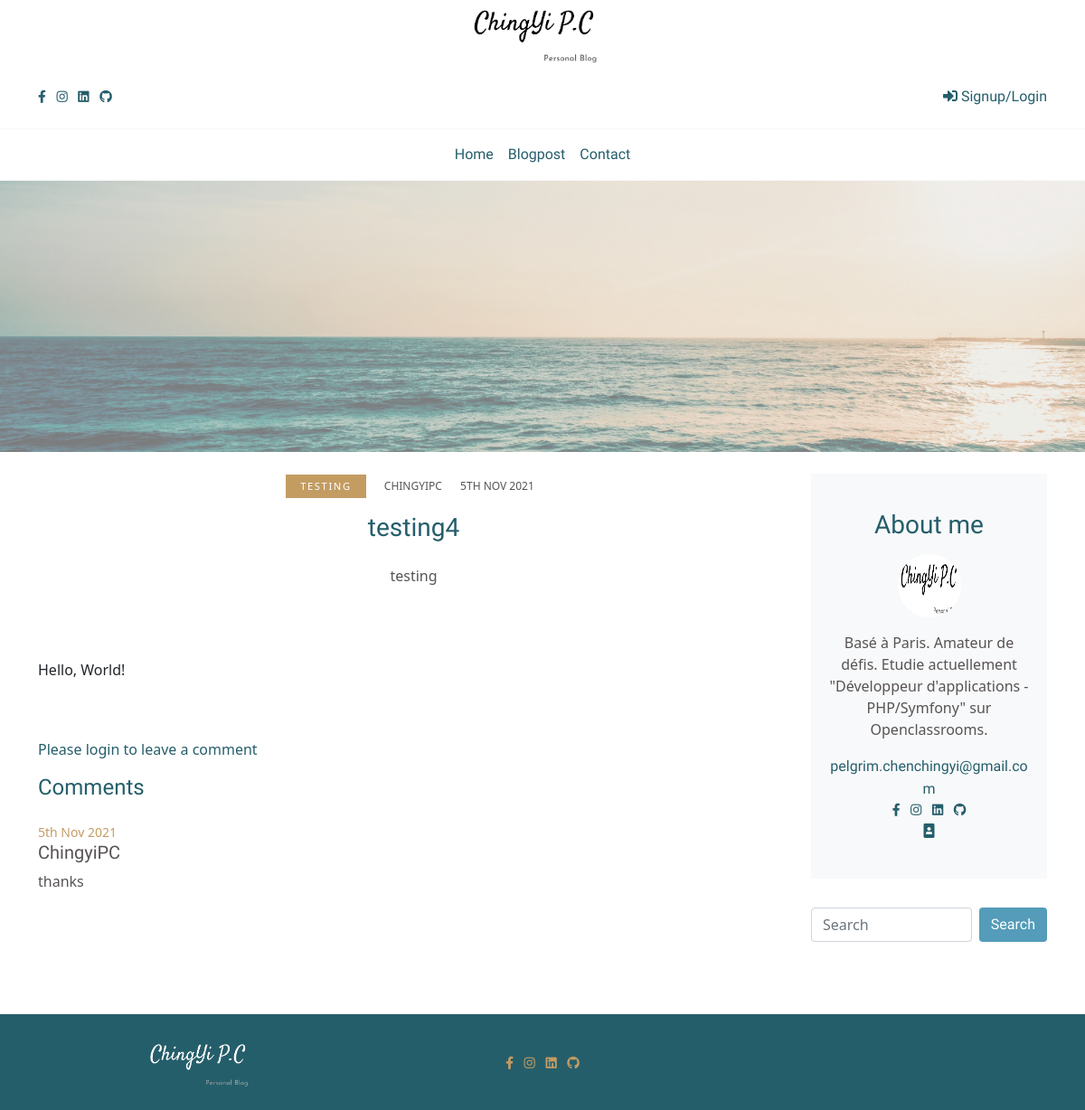
The page /project5PhpBlog/index.php?action=post&id=54 on the database its author committed.
### tables this page shows
CREATE TABLE `post` (
  `id` int(11) NOT NULL,
  `title` varchar(200) NOT NULL,
  `chapo` longtext NOT NULL,
  `content` longtext NOT NULL,
  `image` varchar(255) DEFAULT NULL,
  `date_create` datetime NOT NULL,
  `date_update` datetime NOT NULL DEFAULT CURRENT_TIMESTAMP,
  `user_id` int(11) NOT NULL,
  `category` varchar(45) NOT NULL
);

CREATE TABLE `user` (
  `id` int(11) NOT NULL,
  `first_name` varchar(45) NOT NULL,
  `last_name` varchar(60) NOT NULL,
  `user_name` varchar(60) NOT NULL,
  `email` varchar(100) NOT NULL,
  `password` varchar(255) NOT NULL,
  `date_create` datetime NOT NULL,
  `user_type_id` int(11) DEFAULT '2',
  `reset_token` varchar(255) DEFAULT NULL
);

CREATE TABLE `comment` (
  `id` int(11) NOT NULL,
  `author` varchar(45) NOT NULL,
  `comment` varchar(250) NOT NULL,
  `valid` tinyint(1) DEFAULT NULL,
  `date_create` datetime NOT NULL,
  `post_id` int(11) NOT NULL,
  `user_id` int(11) NOT NULL
);

### project5PhpBlog/src/controllers/FrontendControllers.php (called while the page is built, shortened)
<?php
class FrontendControllers
{
    public function listAPost()
    {
        $postManager = new PostManager();
        $commentManager = new CommentManager();
        $post = $postManager->getPost(filter_var($_GET['id'],FILTER_SANITIZE_STRING));
        $comments = $commentManager->getComments(filter_var($_GET['id'],FILTER_SANITIZE_STRING));
        require('src/views/frontend/singlepost.php');
    }
}

### project5PhpBlog/src/models/postManager.php (called while the page is built, shortened)
<?php
class PostManager extends DatabaseManager
{
    function getPost($postId)
    {
        $db = $this->dbConnect();
        $statement = $db->prepare('SELECT post.id, image,title, category, chapo, USER.user_name, content,  DATE_FORMAT(post.date_create, "%D %b %Y") AS creation_date
    FROM `post` JOIN USER WHERE USER.id = `post`.`user_id` AND post.id=?');
        $statement->execute(array($postId));
        $values = $statement->fetch(PDO::FETCH_ASSOC);
        $post = new Posts($values);
        return $post;
    }
}

### project5PhpBlog/src/models/Blogs.php (called while the page is built, shortened)
<?php
class Blogs
{
    public function hydrate(array $values)
    {
        foreach ($values as $key => $value) {
            $pieces = explode('_', $key);
            if (strpos($key, '_') !== false) {
                $method = 'set';
                foreach ($pieces as $piece) {
                    $method = $method . ucfirst($piece);
                }
            } else {
                $method = 'set' . ucfirst($key);
            }
        }
    }
}

### project5PhpBlog/src/models/Posts.php (called while the page is built, shortened)
<?php
class Posts extends Blogs
{
    private $title;
    private $category;
    private $chapo;
    private $user_name;
    private $content;
    private $creation_date;
    public function setId($id)
    {
        $id = (int) $id;
    }
    public function setTitle($title)
    {
        if (is_string($title)) {
            $this->title = $title;
        }
    }
    public function getTitle()
    {
        return $this->title;
    }
    public function setCategory($category)
    {
        if (is_string($category)) {
            $this->category = $category;
        }
    }
    public function getCategory()
    {
        return $this->category;
    }
    public function setChapo($chapo)
    {
        if (is_string($chapo)) {
            $this->chapo = $chapo;
        }
    }
    public function getChapo()
    {
        return $this->chapo;
    }
    public function setUserName($user_name)
    {
        if (is_string($user_name)) {
            $this->user_name = $user_name;
        }
    }
    public function getUserName()
    {
        return $this->user_name;
    }
    public function setContent($content)
    {
        if (is_string($content)) {
            $this->content = $content;
        }
    }
    public function getContent()
    {
        return $this->content;
    }
    public function setCreationDate($creation_date)
    {
        $this->creation_date = $creation_date;
    }
    public function getCreationDate()
    {
        return $this->creation_date;
    }
}

### project5PhpBlog/src/Models/Session.php (called while the page is built, shortened)
<?php
class Session
{
    public static function get($key)
    {
        return (isset($_SESSION[$key])) ? $_SESSION[$key] : "";
    }
}

### project5PhpBlog/src/models/commentManager.php (called while the page is built, shortened)
<?php
class CommentManager extends DatabaseManager
{
    public function getComments($postId)
    {
        $comments = [];
        $db = $this->dbConnect();
        $statement = $db->PREPARE('SELECT`id`,`author`,`post_id`,`comment`,DATE_FORMAT(date_create, "%D %b %Y") AS comment_creation_date
    FROM COMMENT WHERE `post_id`=? AND `valid`=true ORDER BY comment_creation_date DESC');
        $statement->execute(array($postId));
        while ($values = $statement->fetch(PDO::FETCH_ASSOC)) {
            $comments[] = new Comments($values);
        }
        return $comments;
    }
}

### project5PhpBlog/src/models/Comments.php (called while the page is built, shortened)
<?php
class Comments extends Blogs
{
    private $author;
    private $comment;
    private $comment_creation_date;
    public function setId($id)
    {
        $id = (int) $id;
    }
    public function setAuthor($author)
    {
        if (is_string($author)) {
            $this->author = $author;
        }
    }
    public function getAuthor()
    {
        return $this->author;
    }
    public function setComment($comment)
    {
        if (is_string($comment)) {
            $this->comment = $comment;
        }
    }
    public function getComment()
    {
        return $this->comment;
    }
    public function setCommentCreationDate($comment_creation_date)
    {
        $this->comment_creation_date = $comment_creation_date;
    }
    public function getCommentCreateDate()
    {
        return $this->comment_creation_date;
    }
    public function setPostId($post_id)
    {
        $post_id = (int) $post_id;
    }
}

### project5PhpBlog/src/views/frontend/singlepost.php (the view, shortened to what this page needs)
<div class="pb-4 "><img class="img-fluid" src="public/img/sea.png" alt="banner" /></div>
<section class="pb-5">
    <div class="container pb-4">
        <div class="row">
            <div class="col-lg-9 mb-5 mb-lg-0 mx-auto">
                <div class="row mb-5">
                    <div class="col-lg-12 text-center">
                        <ul class="list-inline">
                            <li class="list-inline-item mr-2 category font-weight-normal"> <?= filter_var($post->getCategory(), FILTER_SANITIZE_STRING); ?> </li>
                            <li class="list-inline-item mx-2 text-uppercase meta font-weight-normal"><?= filter_var($post->getUserName(), FILTER_SANITIZE_STRING); ?></li>
                            <li class="list-inline-item mx-2 text-uppercase meta font-weight-normal"><?= filter_var($post->getCreationDate(), FILTER_SANITIZE_STRING); ?></li>
                        </ul>
                    </div>
                    <div class="col-lg-12 text-center">
                        <h2 class="h3 mb-4"> <a class="d-block blogtitle" href=""><?= filter_var($post->getTitle(), FILTER_SANITIZE_STRING); ?></a></h2>
                        <p class="blogtext"><?= filter_var($post->getChapo(), FILTER_SANITIZE_STRING); ?></p>
                    </div>
                    <div class="col-lg-12 text-center"><a class="d-block post-trending mb-4" href=""><img class="img-fluid w-100" src="<?= filter_var($post->getImage(), FILTER_SANITIZE_STRING); ?>" alt="" /></a>
                    </div>
                    <div class="col-lg-12">
                        <p class="blogtext"><?= $post->getContent(); ?></p>
                    </div>
                </div>
                <?php if (!empty(Session::get('username'))) : ?>
                    <?php if (!empty(Session::get('success_message'))) { ?>
                        <div class="success-message" style="margin-bottom: 15px;font-size: 20px;color: green;"><?= filter_var(Session::get('success_message'), FILTER_SANITIZE_STRING); ?></div>
                    <?php
                        Session::del('success_message');
                    }
                    ?>
                    <form method="post" action="index.php?action=leavecomment&amp;id=<?= filter_var($post->getId(), FILTER_SANITIZE_STRING); ?>">
                        <h3 class="cardtitle">Leave a comment</h3>
                        <div class="row mb-3">
                            <div class="col-lg-12 mb-3">
                                <input class="form-control" type="text" name="author" placeholder="Full Name e.g. Jason Doe" value="<?= filter_var(Session::get('username'), FILTER_SANITIZE_STRING); ?>" required>
                            </div>
                            <div class="col-lg-12 mb-3">
                                <textarea class="form-control" name="comment" rows="5" placeholder="Leave your comment" value="<?= filter_var($comment, FILTER_SANITIZE_STRING) ?>" required></textarea>
                            </div>
                            <div class="col-lg-12 mb-3">
                                <button class="btn button" type="submit">Submit your comment</button>
                            </div>
                        </div>
                    </form>
                <?php else : ?>
                    <p class="admin-title">Please login to leave a comment</p>
                <?php endif; ?>
                <h3 class="h4 mb-4 cardtitle">Comments</h3>
                <?php foreach ($comments as $comment) { ?>
                    <p class="small mb-0 date"><?= filter_var($comment->getCommentCreateDate(), FILTER_SANITIZE_STRING); ?></p>
                    <h5 class="name"><?= filter_var($comment->getAuthor(), FILTER_SANITIZE_STRING); ?></h5>
                    <p class="blogtext text-small mb-2"><?= filter_var($comment->getComment(), FILTER_SANITIZE_STRING); ?></p>
                <?php } ?>
            </div>
            <?php include_once 'src/views/frontend/_about.php'; ?>
        </div>
</section>
<?php require('src/views/frontend/_frontendLayout.php'); ?>

### project5PhpBlog/public/css/style.css (style rules this page uses)
section { overflow: hidden; position: relative; }
.cardtitle { font-family: "Satisfy", sans-serif; color: #255e6b; }
.category { padding: 0.3rem 1rem; text-decoration: none; color: #fff; background: #c39c62; text-transform: uppercase; letter-spacing: 0.1rem; font-size: 0.7rem; }
.meta { text-transform: uppercase; text-decoration: none; color: #575353; font-size: 0.75rem; }
.blogtitle { font-family: "Satisfy", sans-serif; text-decoration: none; color: #255e6b; }
.blogtext { color: #575353; }
.name { color: #575353; font-family: "Satisfy", sans-serif; }
.date { color: #c39c62; }
.admin-title { color: #255e6b; }

### rows shown on the page
post: category "TESTING", user.user_name "CHINGYIPC", title "testing4", chapo "testing", content "Hello, World!"
comment: CommentCreateDate "5th Nov 2021", author "ChingyiPC", comment "thanks"

### other values the page prints
filter_var($post->getCreationDate(), FILTER_SANITIZE_STRING) "5TH NOV 2021"
